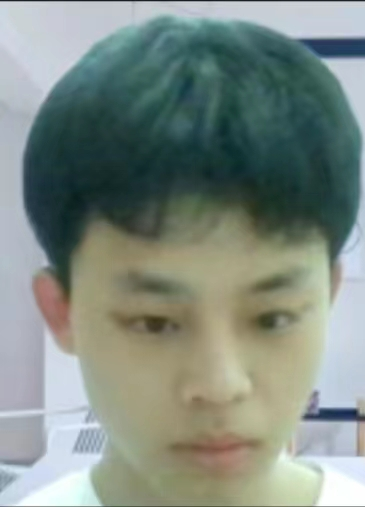
#> input picture material/liqi.jpg, 365 x 507 px, found by its file name
$ python 'e_数值计算.py'
#> lines starting #> are read from the running program, lines starting #| are printed output that depends on the picture
import cv2
import matplotlib.pyplot as plt

cat = cv2.imread("F:\Deep Learning\Opencv_Study\material\liqi.jpg")
#> cat is the input picture: shape (507, 365, 3); mean B, G, R 130.9, 139.2, 127.5
dog = cv2.imread("F:\Deep Learning\Opencv_Study\material\wenke.jpg")
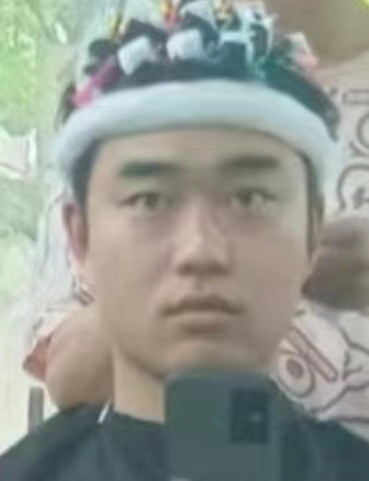
#> input picture material/wenke.jpg, 369 x 481 px, found by its file name
#> dog is the input picture: shape (481, 369, 3); mean B, G, R 145.1, 152.8, 148.2

def cv_show(name,img):
    cv2.imshow(name,img)
    cv2.waitKey(0)
    cv2.destroyAllWindows()

cat1 = cat + 10
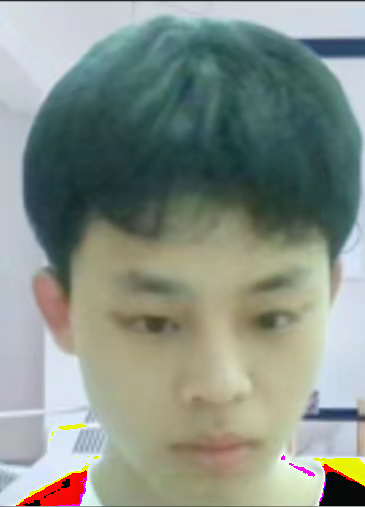
#> cat1: shape (507, 365, 3); mean B, G, R 136, 145.3, 135.7
cat2 = cat - 10
cat3 = cat - cat1
#> cat3: shape (507, 365, 3); every value is 246
cv2.add(cat,cat1)
cv_show('cat',cat)
cv_show('cat1',cat1)
cv_show('cat2',cat2)

dog = cv2.resize(dog,(365,507))
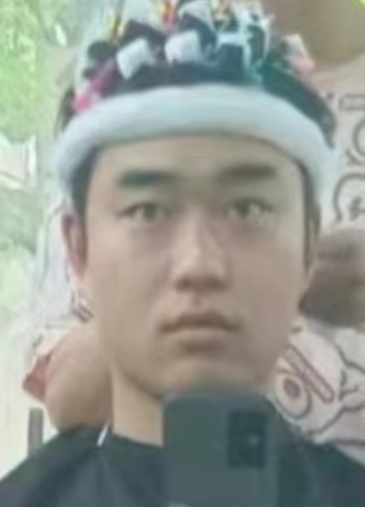
#> dog: shape (507, 365, 3); mean B, G, R 145, 152.7, 148.1
dog9 = dog[0:360,0:365]
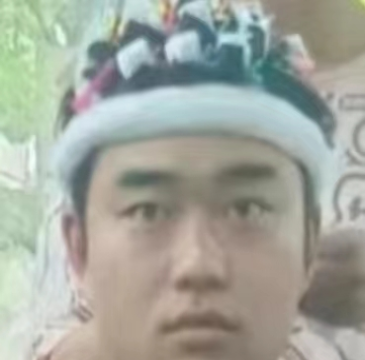
#> dog9: shape (360, 365, 3); mean B, G, R 156.8, 166.6, 162.8
dog = cv2.resize(dog9,(365,507))
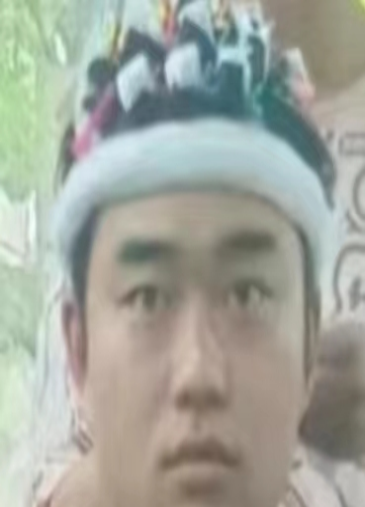
#> dog: shape (507, 365, 3); mean B, G, R 156.7, 166.5, 162.7
cv_show('dog',dog9)
res = cv2.addWeighted(cat,0.5,dog,0.5,0)
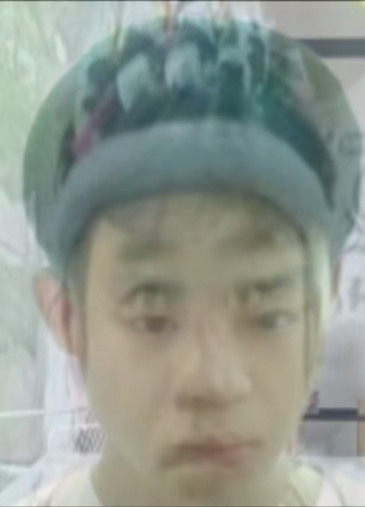
#> res: shape (507, 365, 3); mean B, G, R 143.8, 152.8, 145.1
cv_show('res',res)
